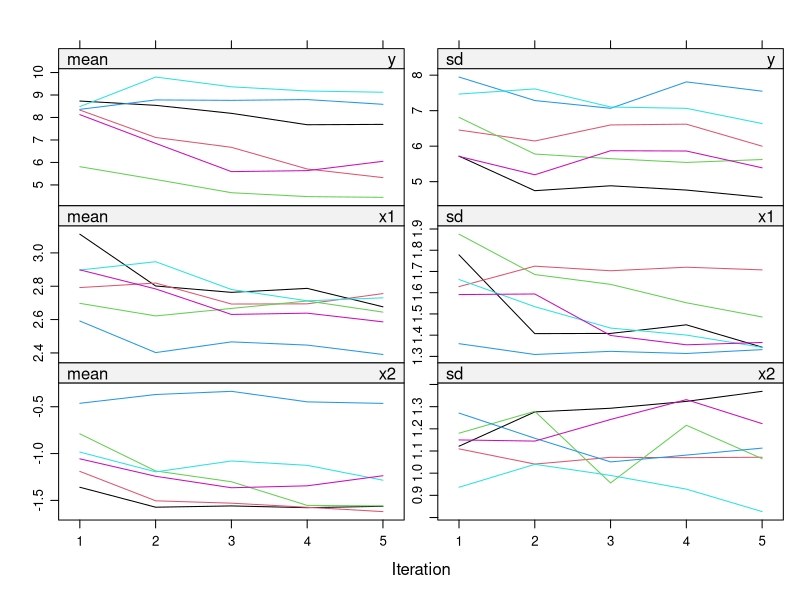
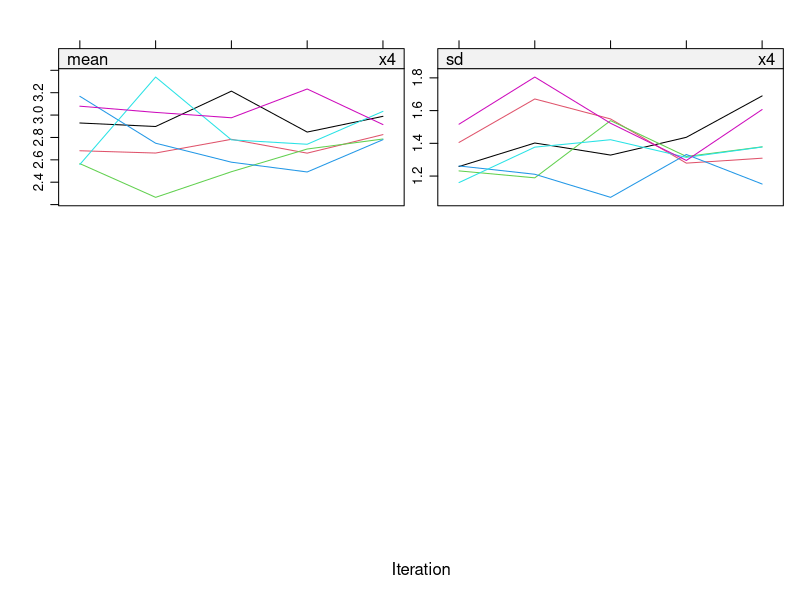
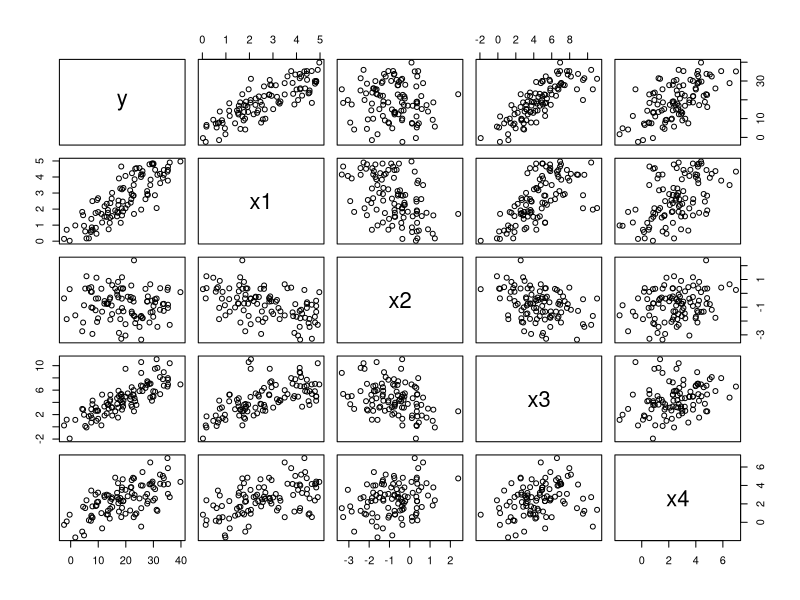
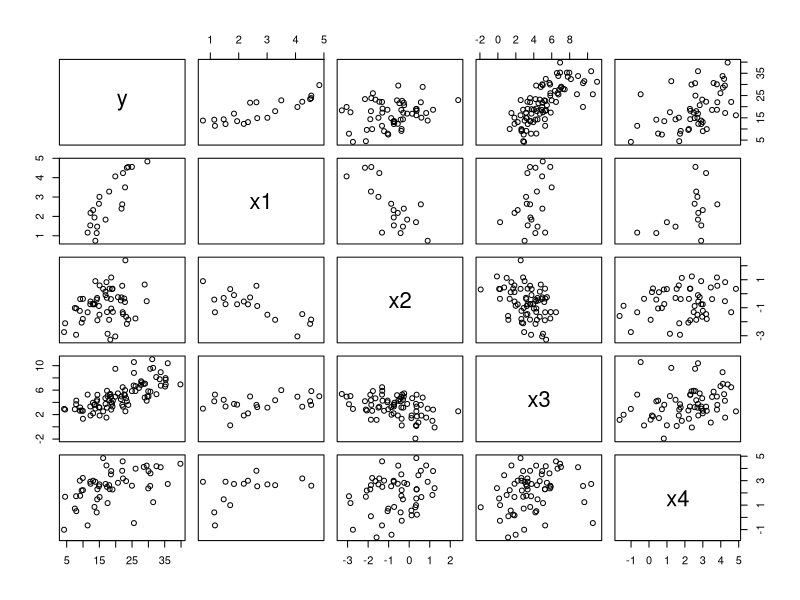
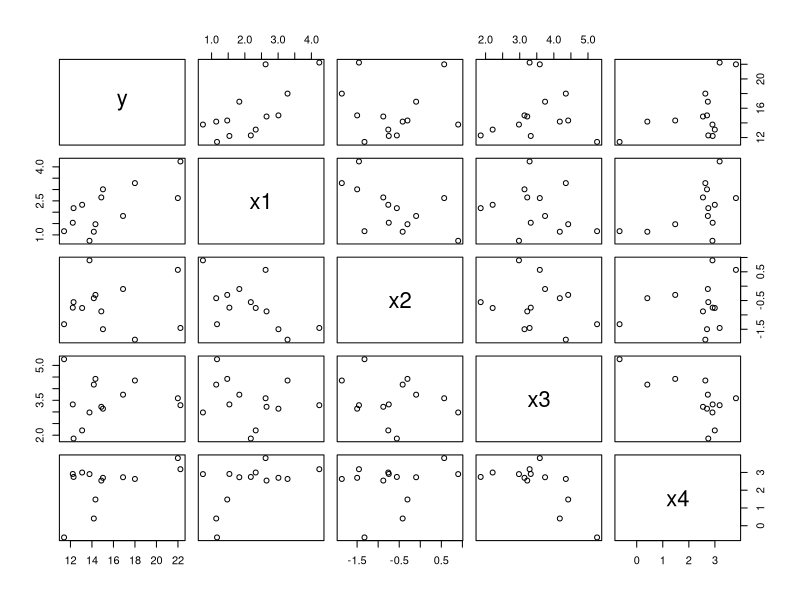

Here is the R script that generated these plots, in order:
# Example code to demonstrate multivariate imputation by chained equations (mice)
# ISE 5103 Intelligent Data Analytics
# Charles Nicholson
# September 2015


# the package mice: multivariate imputation by chained equations
library(mice)


# create some random sample data 
#-------------------------------------------------
n=100   #n equals the number of observations

#four variables
x1<-5*runif(n)
x2<- rnorm(n) + runif(n) - 0.5*x1
x3<-x1+2*rexp(n) + rnorm(n)
x4<-x1+x2+2*runif(n) + rnorm(n)

# let y be some function of x1, x2, and x3
y<-5*x1+4*x2+2*x3+rnorm(n)


# create a data frame from the vectors
df<-data.frame(y,x1,x2,x3,x4)

dfFull<-df  #save the full data for later use
#-------------------------------------------------


# introduce some missingness in the data for multiple variables using different rules
#-------------------------------------------------
df[y<10,"x1"]<-NA

u<-runif(n)
df[u*y>10,"x1"]<-NA

df[y+5*x3-x4 > 50,"x2"]<-NA

u<-runif(n)
df[(y*u+x3+x2) > 15,"x1"]<-NA

df[x3+x1<3,"y"]<-NA

u<-runif(n)
df[((y+x3+x1)*u > 15 & (y+x3+x1)*u < 50),"x4"]<-NA

#check the percent missing per variable
myfun<-function(x) mean(is.na(x))
apply(df,2,myfun)
#-------------------------------------------------


# perform the first two steps of MI using the "mice" command 
# create m=6 data sets and impute missing values 
imp<-mice(df,m=6,meth="norm.nob")

# the output object is quite complex!
str(imp)

#take a look at how the means and variances of the imputed values are (hopefully) converging 
imp$chainMean
imp$chainVar

#can plot those means and variances
plot(imp)

# perform the third step of MI using the "with" command
# to perform a standard analysis (in this case, a linear regression) on each data set 
fit<-with(imp, lm(y~x1+x2+x3+x4))

#perfrom the fourth step of MI, recombination, using the "pool" command 
est<-pool(fit)


plot(dfFull)      #pairs plot of full data
plot(df)          #pairs plot of available cases
plot(na.omit(df)) #pairs plot for complete cases


#coefficient estimates based on full data (before creating missingness)
summary(fullfit<-lm(data=dfFull,y~x1+x2+x3+x4))

#coefficient estimates based on complete cases (no imputation)
summary(missfit<-lm(data=df,y~x1+x2+x3+x4))

#coefficient estimates based on MICE (recombined estimates)
summary(est)



